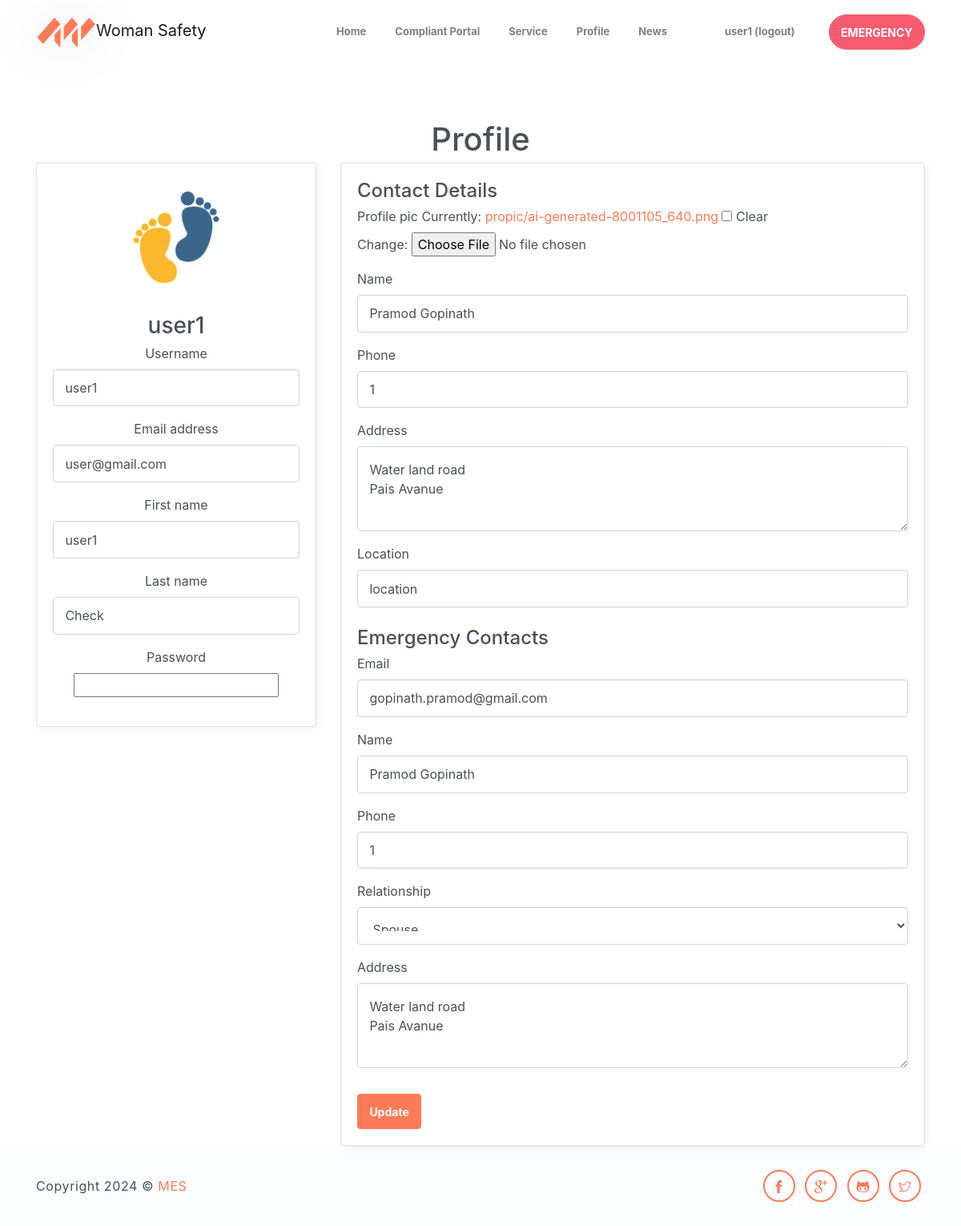
The app's page /profile (signed in) with its own data.
### home/models.py (models this page shows, shortened)
class Client(models.Model):
    user = models.OneToOneField(User, null=True, blank=True, on_delete=models.CASCADE, related_name='client_user')
    profile_pic = models.FileField(upload_to="propic", null=True, blank=True)
    name = models.CharField(max_length=255, null=True, blank=True)
    phone = models.PositiveIntegerField( null=True, blank=True)
    address = models.TextField(null=True, blank=True)
    location = models.CharField(max_length=255, null=True, blank=True)
    date_added = models.DateTimeField(auto_now_add=True)

class EmergencyContact(models.Model):
    client = models.ForeignKey(User, on_delete=models.CASCADE, related_name='emergency_contacts')
    email = models.CharField(max_length=100)
    name = models.CharField(max_length=255)
    phone = models.PositiveIntegerField()
    relationship = models.CharField(max_length=255, null=True, blank=True, choices=[
        ('parent', 'Parent'),
        ('sibling', 'Sibling'),
        ('friend', 'Friend'),
        ('spouse', 'Spouse'),
        ('other', 'Other')
    ])
    date_added = models.DateTimeField(auto_now_add=True)
    address = models.TextField()

### home/views.py (the view, shortened to what this page needs)
# urls.py: path("profile",views.profile,name="profile"),
@login_required(login_url="SignIn")
def profile(request):
    user = request.user
    try:
        client = Client.objects.get(user=user)
    except:
        client = Client.objects.create(user=user, phone="0000000000", address="address", location="location")
        client.save()
    try:
        em_contact = EmergencyContact.objects.get(client=user)
    except:
        em_contact = EmergencyContact.objects.create(client=user, name = " ", address=" ", phone=1,email = " ")
        em_contact.save()
    form1 = UserUpdateForm(instance= user)
    form2 = ClientForm( instance= client)
    form3 = EmergencyContactForm(instance= em_contact)
    context = {
        "form1":form1,
        "form2":form2,
        "form3":form3,
    }
    return render(request,"profile.html",context)

### home/forms.py (shortened to what this page needs)
class UserUpdateForm(UserChangeForm):
    password = forms.CharField(required=False, widget=forms.PasswordInput, help_text="Leave blank if not changing.")
    class Meta:
        model = User
        fields = ['username', 'email', 'first_name', 'last_name', 'password']
        widgets = {
            "first_name":TextInput(attrs={"class":"form-control  py-3","placeholder":"First Name"}),
            "last_name":TextInput(attrs={"class":"form-control  py-3","placeholder":"Last Name"}),
            "username":TextInput(attrs={"class":"form-control py-3","placeholder":"Username"}),
            "email":TextInput(attrs={"class":"form-control py-3","placeholder":"Email Id"}),
        }

class ClientForm(ModelForm):
    class Meta:
        model = Client
        exclude = ['user']
        widgets = {
            'name': TextInput(attrs={'class': 'form-control py-3', 'placeholder': 'Name'}),
            'phone': TextInput(attrs={'class': 'form-control py-3', 'placeholder': 'Phone'}),
            'address': Textarea(attrs={'class': 'form-control py-3', 'placeholder': 'Address', 'rows': 3}),
            'location': TextInput(attrs={'class': 'form-control py-3', 'placeholder': 'Location'}),
        }

### templates/profile.html (shortened to what this page needs)
{% extends 'index.html' %}
{% load static %}
{% block content %}
<div class="container mt-5">
    <h1 class="text-center">Profile</h1>
    <div class="row">
        <div class="col-md-4">
            <div class="card">
                <div class="card-body text-center">
                    {% if request.user.client_user.profile_pic %}
                    <img src="{{request.user.client_user.profile_pic.url}}" class="rounded-circle img-fluid" alt="Profile Photo" width="150">
                    {% else %}
                    <img src="{%static 'assets\imgs\woman.png' %}" class="rounded-circle img-fluid" alt="Profile Photo" width="150">
                    {% endif %}
                    <h3 class="mt-3">{{request.user}}</h3>
                    <form method="post">
                        {% for i in form1 %}
                        <div class="form-group">
                            <label for="emergency_contact_1">{{i.label}}</label>
                            {{i}}
                        </div>
                        {% endfor %}
                    </form>
                </div>
            </div>
        </div>
        <div class="col-md-8">
            <div class="card">
                <div class="card-body">
                    <h4>Contact Details</h4>
                    <form method="post" enctype="multipart/form-data">
                        {% for i in form2 %}
                        <div class="form-group">
                            <label for="emergency_contact_1">{{i.label}}</label>
                            {{i}}
                        </div>
                        {% endfor %}
                        <h4 class="mt-4">Emergency Contacts</h4>
                        {% for i in form3 %}
                        <div class="form-group">
                            <label for="emergency_contact_1">{{i.label}}</label>
                            {{i}}
                        </div>
                        {% endfor %}
                        <button type="submit" class="btn btn-primary mt-3">Update</button>
                    </form>
                </div>
            </div>
        </div>
    </div>
</div>
{% endblock %}

### templates/index.html (shortened to what this page needs)
<!DOCTYPE html>
{% load static %}
<html lang="en">
<head>
    <link rel="stylesheet" href="{%static 'assets/vendors/themify-icons/css/themify-icons.css' %}">
    <link rel="stylesheet" href="{%static 'assets/css/steller.css' %}">
</head>
<body data-spy="scroll" data-target=".navbar" data-offset="40" id="home">
    <nav class="navbar navbar-expand-lg navbar-light fixed-top" data-spy="affix" data-offset-top="0">
        <div class="container">
            <a class="navbar-brand" href="#"><img src="{%static 'assets/imgs/logo.svg' %}" alt="">Woman Safety</a>
            <div class="collapse navbar-collapse" id="navbarSupportedContent">
                <ul class="navbar-nav ml-auto align-items-center">
                    <li class="nav-item">
                        <a class="nav-link" href="{%url 'HomePage' %}">Home</a>
                    </li>
                    <li class="nav-item">
                        <a class="nav-link" href="{%url 'compliant_portal' %}">Compliant Portal</a>
                    </li>
                    <li class="nav-item">
                        <a class="nav-link" href="{%url 'HomePage'%}#service">Service</a>
                    </li>
                    <li class="nav-item">
                        <a class="nav-link" href="{%url 'profile'%}">Profile</a>
                    </li>
                    <li class="nav-item">
                        <a class="nav-link" href="{%url 'HomePage'%}#blog">News</a>
                    </li>
                    <li class="nav-item">
                        <a class="nav-link" href="#testmonial"></a>
                    </li>
                    <li class="nav-item">
                        <a class="nav-link" href="{%url 'SignOut'%}">{{request.user}} (logout)</a>
                    </li>
                    <li class="nav-item">
                        <a class=" btn btn-danger rounded ml-4" id="alertLink" href="{%url 'sent_emergency_alert' %}">EMERGENCY</a>
                    </li>
                </ul>
            </div>
        </div>
    </nav>
    {% block content %}{% endblock %}
    <footer class="page-footer">
        <div class="container">
            <div class="row align-items-center">
                <div class="col-sm-6">
                    <p>Copyright
                        <script>document.write(new Date().getFullYear())</script> &copy; <a href=""
                            target="_blank">MES</a>
                    </p>
                </div>
                <div class="col-sm-6">
                    <div class="socials">
                        <a class="social-item" href="javascript:void(0)"><i class="ti-facebook"></i></a>
                        <a class="social-item" href="javascript:void(0)"><i class="ti-google"></i></a>
                        <a class="social-item" href="javascript:void(0)"><i class="ti-github"></i></a>
                        <a class="social-item" href="javascript:void(0)"><i class="ti-twitter"></i></a>
                    </div>
                </div>
            </div>
        </div>
    </footer>
</body>
</html>

### records on screen
Client: form2 "Pramod Gopinath" "1" "Water land road Pais Avanue" "location"
EmergencyContact: form3 "gopinath.pramod@gmail.com" "Pramod Gopinath" "1" "Spouse" "Water land road Pais Avanue"

### other values on screen
{{ request.user }} "user1"
{{ i.label }} "Username" "Email address" "First name" "Last name" "Password"
{{ i.label }} "Profile pic" "Name" "Phone" "Address" "Location"
{{ i.label }} "Email" "Name" "Phone" "Relationship" "Address"
